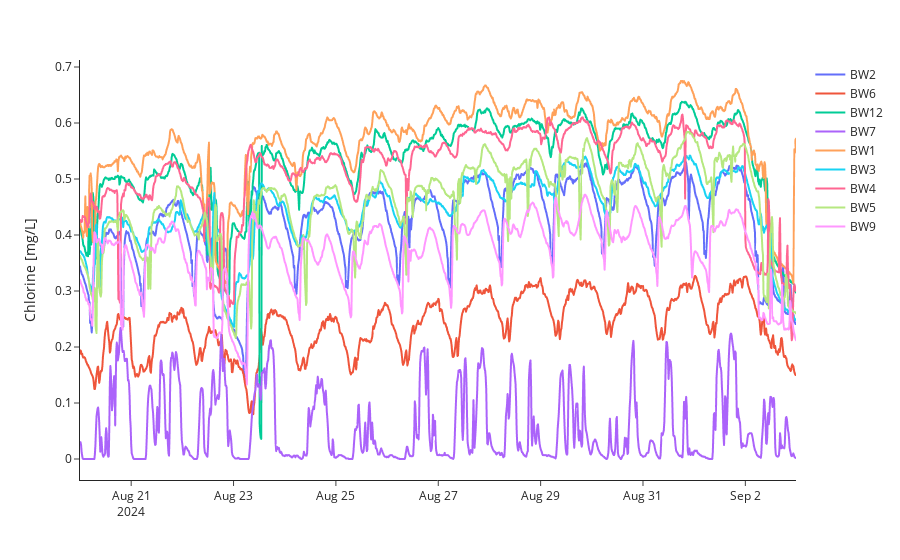

Notebook code for this chart:
### Markdown cell above
Chlorine time series plotting.

### Code cell
# chlorine data
try:
    wq_bwfl_ids = wq_df.dropna(subset=['mean'])['bwfl_id'].unique()
    plot_wq_df = wq_df[(wq_df['bwfl_id'].isin(wq_bwfl_ids)) & (wq_df['data_type'] == 'chlorine')]

    fig = px.line(
        plot_wq_df,
        x='datetime',
        y='mean',
        color='bwfl_id',
    )

    fig.update_layout(
        xaxis_title='',
        yaxis_title='Chlorine [mg/L]',
        legend_title_text='',
        template='simple_white',
        height=450,
    )
    fig.show()
except:
    print("Plotting data not available.")

### Figure 1 — Plotly figure (JSON) as saved in the notebook; plotly's stock layout.template omitted (floating-point values rounded to 4 significant figures; data arrays with more than 128 entries replaced by an {"elided": "..."} marker saying what was removed)
{"data": [{"hovertemplate": "bwfl_id=BW2<br>datetime=%{x}<br>mean=%{y}<extra></extra>", "legendgroup": "BW2", "line": {"color": "#636efa", "dash": "solid"}, "marker": {"symbol": "circle"}, "mode": "lines", "name": "BW2", "showlegend": true, "type": "scattergl", "x": {"elided": "1344 str values"}, "xaxis": "x", "y": {"elided": "1344 float values"}, "yaxis": "y"}, {"hovertemplate": "bwfl_id=BW6<br>datetime=%{x}<br>mean=%{y}<extra></extra>", "legendgroup": "BW6", "line": {"color": "#EF553B", "dash": "solid"}, "marker": {"symbol": "circle"}, "mode": "lines", "name": "BW6", "showlegend": true, "type": "scattergl", "x": {"elided": "1344 str values"}, "xaxis": "x", "y": {"elided": "1344 float values"}, "yaxis": "y"}, {"hovertemplate": "bwfl_id=BW12<br>datetime=%{x}<br>mean=%{y}<extra></extra>", "legendgroup": "BW12", "line": {"color": "#00cc96", "dash": "solid"}, "marker": {"symbol": "circle"}, "mode": "lines", "name": "BW12", "showlegend": true, "type": "scattergl", "x": {"elided": "1344 str values"}, "xaxis": "x", "y": {"elided": "1344 float values"}, "yaxis": "y"}, {"hovertemplate": "bwfl_id=BW7<br>datetime=%{x}<br>mean=%{y}<extra></extra>", "legendgroup": "BW7", "line": {"color": "#ab63fa", "dash": "solid"}, "marker": {"symbol": "circle"}, "mode": "lines", "name": "BW7", "showlegend": true, "type": "scattergl", "x": {"elided": "1344 str values"}, "xaxis": "x", "y": {"elided": "1344 float values"}, "yaxis": "y"}, {"hovertemplate": "bwfl_id=BW1<br>datetime=%{x}<br>mean=%{y}<extra></extra>", "legendgroup": "BW1", "line": {"color": "#FFA15A", "dash": "solid"}, "marker": {"symbol": "circle"}, "mode": "lines", "name": "BW1", "showlegend": true, "type": "scattergl", "x": {"elided": "1344 str values"}, "xaxis": "x", "y": {"elided": "1344 float values"}, "yaxis": "y"}, {"hovertemplate": "bwfl_id=BW3<br>datetime=%{x}<br>mean=%{y}<extra></extra>", "legendgroup": "BW3", "line": {"color": "#19d3f3", "dash": "solid"}, "marker": {"symbol": "circle"}, "mode": "lines", "name": "BW3", "showlegend": true, "type": "scattergl", "x": {"elided": "1344 str values"}, "xaxis": "x", "y": {"elided": "1344 float values"}, "yaxis": "y"}, {"hovertemplate": "bwfl_id=BW4<br>datetime=%{x}<br>mean=%{y}<extra></extra>", "legendgroup": "BW4", "line": {"color": "#FF6692", "dash": "solid"}, "marker": {"symbol": "circle"}, "mode": "lines", "name": "BW4", "showlegend": true, "type": "scattergl", "x": {"elided": "1344 str values"}, "xaxis": "x", "y": {"elided": "1344 float values"}, "yaxis": "y"}, {"hovertemplate": "bwfl_id=BW5<br>datetime=%{x}<br>mean=%{y}<extra></extra>", "legendgroup": "BW5", "line": {"color": "#B6E880", "dash": "solid"}, "marker": {"symbol": "circle"}, "mode": "lines", "name": "BW5", "showlegend": true, "type": "scattergl", "x": {"elided": "1344 str values"}, "xaxis": "x", "y": {"elided": "1344 float values"}, "yaxis": "y"}, {"hovertemplate": "bwfl_id=BW9<br>datetime=%{x}<br>mean=%{y}<extra></extra>", "legendgroup": "BW9", "line": {"color": "#FF97FF", "dash": "solid"}, "marker": {"symbol": "circle"}, "mode": "lines", "name": "BW9", "showlegend": true, "type": "scattergl", "x": {"elided": "1344 str values"}, "xaxis": "x", "y": {"elided": "1344 float values"}, "yaxis": "y"}], "layout": {"autosize": true, "legend": {"title": {"text": ""}, "tracegroupgap": 0}, "margin": {"t": 60}, "xaxis": {"anchor": "y", "autorange": true, "domain": [0, 1], "range": ["2024-08-20", "2024-09-02 23:45"], "title": {"text": ""}, "type": "date"}, "yaxis": {"anchor": "x", "autorange": true, "domain": [0, 1], "range": [-0.0375, 0.7125], "title": {"text": "Chlorine [mg/L]"}, "type": "linear"}}}
